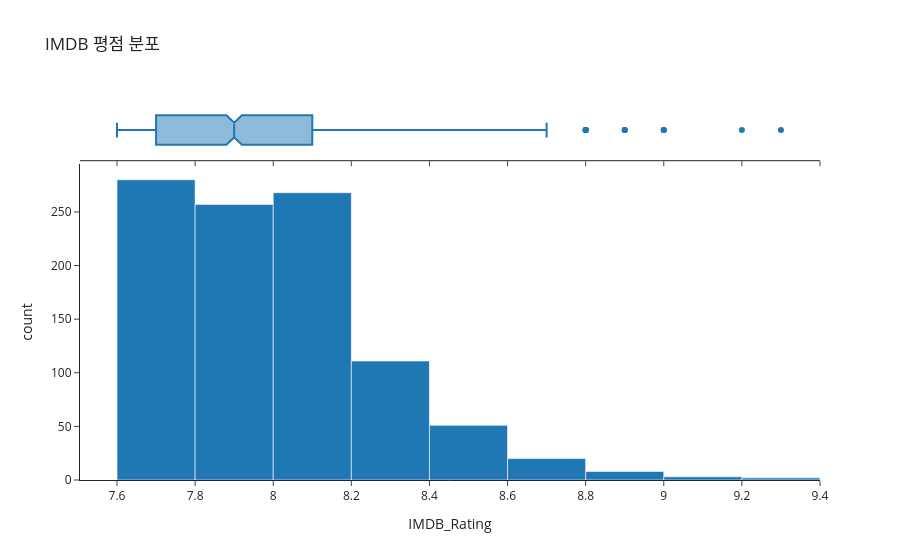

Notebook code cell kept with this figure:
### Markdown cell above
## 실제 데이터는 여러가지 문제를 갖는다.
결측치, 노이즈, 구분된 문자열 쪼개기 등..

### Code cell
fig = px.histogram(
    imdb,
    x='IMDB_Rating',
    nbins=15,
    marginal='box',     # 박스플롯 동시에!
    title='IMDB 평점 분포',
    template='simple_white'
)
fig.show()

### Figure 1 — Plotly figure (JSON) as saved in the notebook; plotly's stock layout.template omitted (floating-point values rounded to 4 significant figures; data arrays with more than 128 entries replaced by an {"elided": "..."} marker saying what was removed)
{"data": [{"bingroup": "x", "hovertemplate": "IMDB_Rating=%{x}<br>count=%{y}<extra></extra>", "legendgroup": "", "marker": {"color": "#1F77B4", "pattern": {"shape": ""}}, "name": "", "nbinsx": 15, "orientation": "v", "showlegend": false, "type": "histogram", "x": {"elided": "1000 float values"}, "xaxis": "x", "yaxis": "y"}, {"hovertemplate": "IMDB_Rating=%{x}<extra></extra>", "legendgroup": "", "marker": {"color": "#1F77B4"}, "name": "", "notched": true, "showlegend": false, "type": "box", "x": {"elided": "1000 float values"}, "xaxis": "x2", "yaxis": "y2"}], "layout": {"barmode": "relative", "legend": {"tracegroupgap": 0}, "title": {"text": "IMDB 평점 분포"}, "xaxis": {"anchor": "y", "domain": [0, 1], "title": {"text": "IMDB_Rating"}}, "xaxis2": {"anchor": "y2", "domain": [0, 1], "matches": "x", "showticklabels": false}, "yaxis": {"anchor": "x", "domain": [0, 0.8316], "title": {"text": "count"}}, "yaxis2": {"anchor": "x2", "domain": [0.8416, 1], "matches": "y2", "showline": false, "showticklabels": false, "ticks": ""}}}
